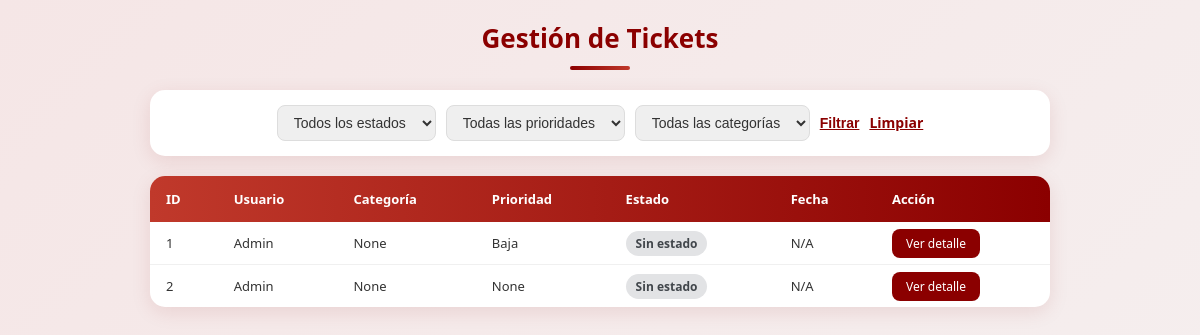
Before: /gestion_tickets (signed in) with the older database file.
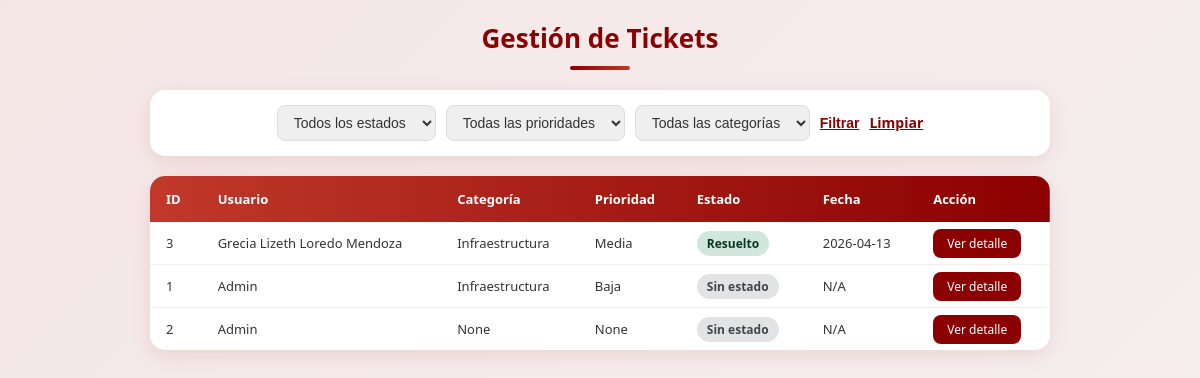
After: the same page with the newer database file.
### tables this page shows
CREATE TABLE ticket (
        id_ticket INTEGER PRIMARY KEY AUTOINCREMENT,
        titulo TEXT NOT NULL,
        descripcion TEXT,
        fecha_creacion TEXT,
        id_usuario INTEGER,
        id_categoria INTEGER,
        id_prioridad INTEGER,
        id_estado INTEGER,
        id_departamento INTEGER,
        ruta_imagen TEXT, comentario_admin TEXT,
        FOREIGN KEY (id_usuario) REFERENCES usuario(id_usuario),
        FOREIGN KEY (id_categoria) REFERENCES categoria(id_categoria),
        FOREIGN KEY (id_prioridad) REFERENCES prioridad(id_prioridad),
        FOREIGN KEY (id_estado) REFERENCES estado(id_estado),
        FOREIGN KEY (id_departamento) REFERENCES departamento(id_departamento)
    );

CREATE TABLE usuario (
        id_usuario INTEGER PRIMARY KEY AUTOINCREMENT,
        nombre TEXT NOT NULL,
        correo TEXT UNIQUE NOT NULL,
        contraseña TEXT NOT NULL,
        id_rol INTEGER,
        FOREIGN KEY (id_rol) REFERENCES rol(id_rol)
    );

CREATE TABLE prioridad (
        id_prioridad INTEGER PRIMARY KEY AUTOINCREMENT,
        nombre_prioridad TEXT NOT NULL
    );

CREATE TABLE categoria (
        id_categoria INTEGER PRIMARY KEY AUTOINCREMENT,
        nombre_categoria TEXT NOT NULL
    );

CREATE TABLE estado (
        id_estado INTEGER PRIMARY KEY AUTOINCREMENT,
        nombre_estado TEXT NOT NULL
    );

### app.py (the view)
@app.route('/gestion_tickets')
def gestion_tickets():
    if 'user_id' not in session:
        return redirect(url_for('login_page'))
    db_instance = Database(db_path)
    tickets = db_instance.obtener_todos_tickets()
    filtro_estado    = request.args.get('estado', '')
    filtro_prioridad = request.args.get('prioridad', '')
    filtro_categoria = request.args.get('categoria', '')
    if filtro_estado:
        tickets = [t for t in tickets if t[4] == filtro_estado]
    if filtro_prioridad:
        tickets = [t for t in tickets if t[3] == filtro_prioridad]
    if filtro_categoria:
        tickets = [t for t in tickets if t[2] == filtro_categoria]
    categorias  = db_instance.obtener_categorias()
    prioridades = db_instance.obtener_prioridades()
    return render_template('gestion_tickets.html',
                           tickets=tickets,
                           categorias=categorias,
                           prioridades=prioridades,
                           filtro_estado=filtro_estado,
                           filtro_prioridad=filtro_prioridad,
                           filtro_categoria=filtro_categoria)

### api_01.py (called while the page is built)
    def connect(self):
        try:
            self.conn = sqlite3.connect(self.db_file)
            print("Conexión a la base de datos establecida.")
        except Error as e:
            print(f"Error al conectar a la base de datos: {e}")

    def disconnect(self):
        if self.conn:
            self.conn.close()
            print("Conexión a la base de datos cerrada.")

    def obtener_todos_tickets(self):
        self.connect()
        cursor = self.conn.cursor()
        cursor.execute("""
            SELECT t.id_ticket, u.nombre, c.nombre_categoria,
                   p.nombre_prioridad, e.nombre_estado, t.fecha_creacion
            FROM ticket t
            LEFT JOIN usuario u ON t.id_usuario = u.id_usuario
            LEFT JOIN categoria c ON t.id_categoria = c.id_categoria
            LEFT JOIN prioridad p ON t.id_prioridad = p.id_prioridad
            LEFT JOIN estado e ON t.id_estado = e.id_estado
            ORDER BY t.fecha_creacion DESC
        """)
        tickets = cursor.fetchall()
        self.disconnect()
        return tickets

    def obtener_categorias(self):
        self.connect()
        cursor = self.conn.cursor()
        cursor.execute("SELECT id_categoria, nombre_categoria FROM categoria")
        categorias = cursor.fetchall()
        self.disconnect()
        return categorias

    def obtener_prioridades(self):
        self.connect()
        cursor = self.conn.cursor()
        cursor.execute("SELECT id_prioridad, nombre_prioridad FROM prioridad")
        prioridades = cursor.fetchall()
        self.disconnect()
        return prioridades

### templates/gestion_tickets.html (shortened to what this page needs)
{% extends "index.html" %}
{% block content %}
<link rel="stylesheet" href="{{ url_for('static', filename='gestion_tickets.css') }}">
<div class="gestion-container">
    <div class="gestion-header">
        <h1>Gestión de Tickets</h1>
        <div class="divider"></div>
    </div>
    <form method="GET" action="{{ url_for('gestion_tickets') }}" class="filtros">
        <select name="estado">
            <option value="">Todos los estados</option>
        </select>
        <select name="prioridad">
            <option value="">Todas las prioridades</option>
        </select>
        <select name="categoria">
            <option value="">Todas las categorías</option>
        </select>
        <button type="submit" class="btn-filtrar">Filtrar</button>
        <a href="{{ url_for('gestion_tickets') }}" class="btn-limpiar">Limpiar</a>
    </form>
    <div class="tabla-container">
        <table>
            <thead>
                <tr>
                    <th>ID</th>
                    <th>Usuario</th>
                    <th>Categoría</th>
                    <th>Prioridad</th>
                    <th>Estado</th>
                    <th>Fecha</th>
                    <th>Acción</th>
                </tr>
            </thead>
            <tbody>
                {% if tickets %}
                    {% for ticket in tickets %}
                    <tr class="fila-{{ ticket[4] | lower | replace(' ', '-') if ticket[4] else 'sin-estado' }}">
                        <td>{{ ticket[0] }}</td>
                        <td>{{ ticket[1] }}</td>
                        <td>{{ ticket[2] }}</td>
                        <td>{{ ticket[3] }}</td>
                        <td>
                            <span class="badge badge-{{ ticket[4] | lower | replace(' ', '-') if ticket[4] else 'sin-estado' }}">
                                {{ ticket[4] or 'Sin estado' }}
                            </span>
                        </td>
                        <td>{{ ticket[5][:10] if ticket[5] else 'N/A' }}</td>
                        <td>
                            <a href="{{ url_for('detalle_ticket', id_ticket=ticket[0]) }}" class="btn-detalle">Ver detalle</a>
                        </td>
                    </tr>
                    {% endfor %}
                {% else %}
                    <tr>
                        <td colspan="7" style="text-align:center; color:#888;">No hay tickets registrados.</td>
                    </tr>
                {% endif %}
            </tbody>
        </table>
    </div>
</div>
{% endblock %}

### templates/index.html (shortened to what this page needs)
<!DOCTYPE html>
<html lang="es">
<head>
    <link rel="stylesheet" href="{{ url_for('static', filename='styles.css') }}">
</head>
<body>
    {% block content %}
    {% endblock %}
</body>
</html>

### static/styles.css (style rules this page uses)
body { margin: 0; font-family: Arial, sans-serif; background: #e5e5e5; }
form { display: flex; flex-direction: column; }
button { margin-top: 30px; padding: 14px; border-radius: 30px; border: none; background: linear-gradient(90deg, #2eacf9, #2a5298); color: white; font-size: 16px; font-weight: 500; cursor: pointer; transition: 0.25s; }
a { color: #2eacf9; font-weight: 500; text-decoration: none; }

### static/gestion_tickets.css (style rules this page uses)
body { margin: 0; font-family: 'Segoe UI', sans-serif; background: linear-gradient(135deg, #f5e6e6, #f5f0f0); min-height: 100vh; padding: 20px; box-sizing: border-box; }
.gestion-container { max-width: 900px; margin: 0 auto; }
.gestion-header { text-align: center; margin-bottom: 20px; }
.gestion-header h1 { color: #8b0000; font-size: 26px; margin: 0 0 4px 0; }
.divider { width: 60px; height: 4px; background: linear-gradient(90deg, #8b0000, #c0392b); border-radius: 10px; margin: 10px auto 20px; }
.filtros { display: flex; flex-direction: row; gap: 10px; flex-wrap: wrap; background: white; padding: 15px 20px; border-radius: 15px; box-shadow: 0 5px 20px rgba(139,0,0,0.1); margin-bottom: 20px; align-items: center; justify-content: center; }
.filtros select { padding: 8px 12px; border-radius: 8px; border: 1px solid #ddd; font-size: 14px; color: #333; min-width: 150px; }
.filtros button, .filtros a { margin: 0; padding: 0; align-self: center; }
.btn-filtrar { background: none; border: none; color: #8b0000; font-size: 14px; font-weight: 600; cursor: pointer; padding: 0; line-height: 1; text-decoration: underline; vertical-align: middle; margin-top: 0; }
.btn-limpiar { color: #8b0000; text-decoration: underline; font-size: 14px; font-weight: 600; padding: 0; line-height: 1; vertical-align: middle; }
.tabla-container { background: white; border-radius: 15px; box-shadow: 0 5px 20px rgba(139,0,0,0.1); overflow: hidden; }
table { width: 100%; border-collapse: collapse; }
thead { background: linear-gradient(90deg, #c0392b, #8b0000); color: white; }
th { padding: 14px 16px; text-align: left; font-size: 13px; font-weight: 600; }
td { padding: 12px 16px; font-size: 13px; border-bottom: 1px solid #f0f0f0; color: #333; }
tr:last-child td { border-bottom: none; }
.badge { padding: 4px 10px; border-radius: 20px; font-size: 12px; font-weight: 600; }
.badge-resuelto { background: #d1e7dd; color: #0a3622; }
.badge-sin-estado { background: #e2e3e5; color: #41464b; }
.btn-detalle { background: #8b0000; color: white; padding: 6px 14px; border-radius: 8px; text-decoration: none; font-size: 12px; transition: 0.2s; }

Changed rows visible on the page:
added ticket: id_ticket "3", nombre "Grecia Lizeth Loredo Mendoza", nombre_categoria "Infraestructura", nombre_prioridad "Media", nombre_estado "Resuelto", fecha_creacion "2026-04-13"
computed for ticket "Baja": nombre_categoria "None" → "Infraestructura"
